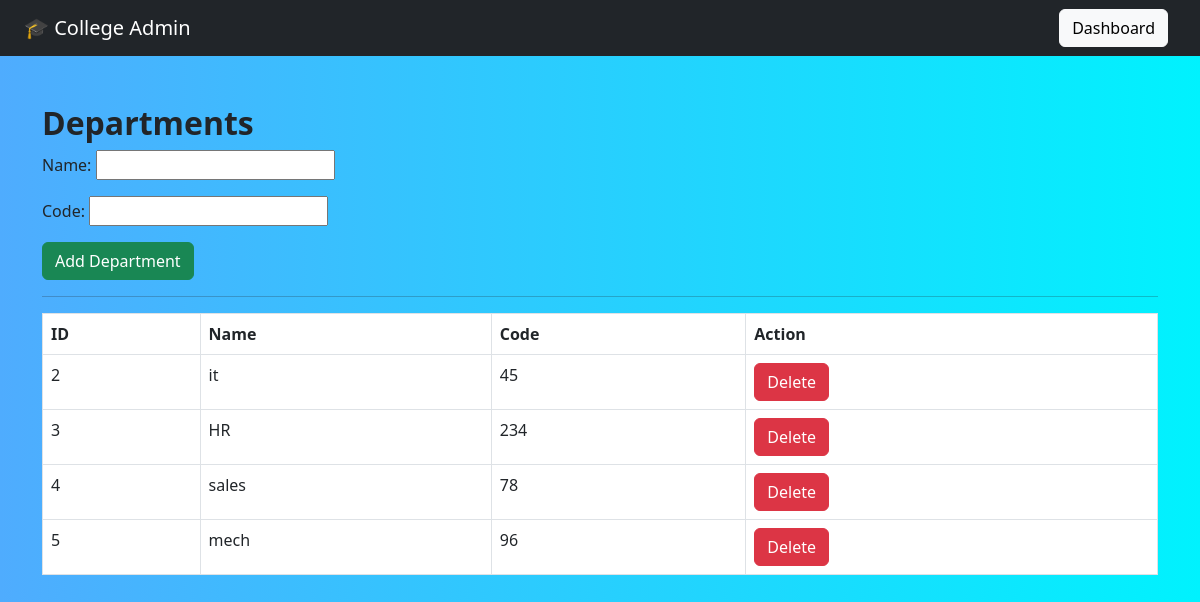
Page /department/ on the committed database.
### app1/models.py (models this page shows, shortened)
class Department(models.Model):
    name = models.CharField(max_length=100)
    code = models.CharField(max_length=10, unique=True)

### app1/views.py (the view, shortened to what this page needs)
# urls.py: path('department/', DepartmentView.as_view(), name='department'),
class DepartmentView(View):
    def get(self, request):
        data = Department.objects.all()
        form = DepartmentForm()
        return render(request, 'department.html', {'data': data, 'form': form})

### app1/forms.py
class DepartmentForm(forms.ModelForm):
    class Meta:
        model = Department
        fields = '__all__'

### app1/templates/department.html (shortened to what this page needs)
{% extends 'base.html' %}
{% block content %}
<h2>Departments</h2>
<form method="post">
    {{ form.as_p }}
    <button class="btn btn-success">Add Department</button>
</form>
<hr>
<table class="table table-bordered">
<tr>
    <th>ID</th><th>Name</th><th>Code</th><th>Action</th>
</tr>
{% for d in data %}
<tr>
    <td>{{ d.id }}</td>
    <td>{{ d.name }}</td>
    <td>{{ d.code }}</td>
    <td>
        <form method="post" action="/delete-dept/{{ d.id }}/">
            <a href="/delete-dept/{{ d.id }}/" class="btn btn-danger">Delete</a>
        </form>
    </td>
</tr>
{% endfor %}
</table>
{% endblock %}

### app1/static/css/style.css (style rules this page uses)
body { background: linear-gradient(to right, #4facfe, #00f2fe); }
h2 { font-weight: bold; }

### rows in the picture
Department: id "2", name "it", code "45"
Department: id "3", name "HR", code "234"
Department: id "4", name "sales", code "78"
Department: id "5", name "mech", code "96"
